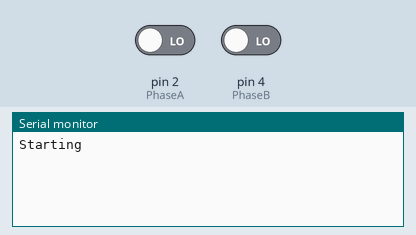
This sketch was run on a simulated Arduino Uno, built with avr-gcc and run on an emulated ATmega328P. On the bench: the last lines printed to the serial monitor. The inputs (shaded band) are chosen by the test bench; at power-on: pin 2 (PhaseA) LOW, pin 4 (PhaseB) LOW.

Above: at 1.2 s.
1.3 s: pin 2 (PhaseA) driven HIGH
At 1.8 s:
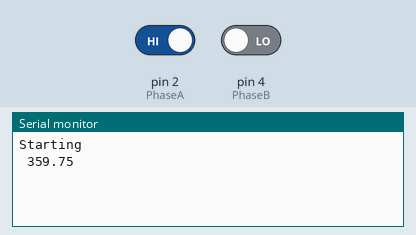
2.8 s: pin 2 (PhaseA) driven LOW
At 4.1 s:
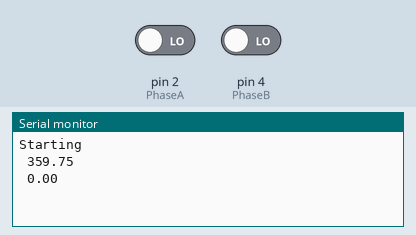

Measured:
- after the input at 1.3 s, the serial monitor: prints a new line at once (image 1)
- after the input at 2.8 s, the serial monitor: prints a new line at once (image 2)

The sketch:

InterruptDemo.ino
```cpp
// InterruptDemo

const int PhaseA = 2;
const int PhaseB = 4;
const int PressurePin = 0;
const int interruptPin = PhaseA;

volatile int interruptCounter = 0;
//volatile int WasAB = 0;

void setup()
{
  Serial.begin (9600);
  Serial.println ("Starting");
  pinMode (PhaseA, INPUT);
  pinMode (PhaseB, INPUT);
  attachInterrupt (digitalPinToInterrupt (interruptPin), IntHandler, CHANGE); // RISING);
  interruptCounter = 0;

  //int a = digitalRead (PhaseA) & 1;
  //int b = digitalRead (PhaseB) & 1;

  //WasAB = (a << 1) | b;
}

int wasIntCounter = 0;

void loop()
{
  if (wasIntCounter != interruptCounter)
  {


    if (interruptCounter >= 360 * 4)
    {
      noInterrupts ();
      interruptCounter -= 360 * 4;
      interrupts ();
    }

    if (interruptCounter < 0)
    {
      noInterrupts ();
      interruptCounter += 360 * 4;
      interrupts ();
    }


    wasIntCounter = interruptCounter;

    int unsignedCount;

    char sign = ' ';

    if (interruptCounter >= 0)
    {
        unsignedCount = interruptCounter;
    }
    else
    {
        sign = '-';
        unsignedCount = interruptCounter * -1;
    }

    Serial.print (sign);
    Serial.print (unsignedCount >> 2);

    switch (unsignedCount & 3)
    {
        case 0: Serial.println (".00"); break;
        case 1: Serial.println (".25"); break;
        case 2: Serial.println (".50"); break;
        case 3: Serial.println (".75"); break;
    }
  }
}

void IntHandler ()
{
  int a = digitalRead (PhaseA) & 1;
  int b = digitalRead (PhaseB) & 1;

  if (a == b) interruptCounter++;
  else        interruptCounter--;
}
```
